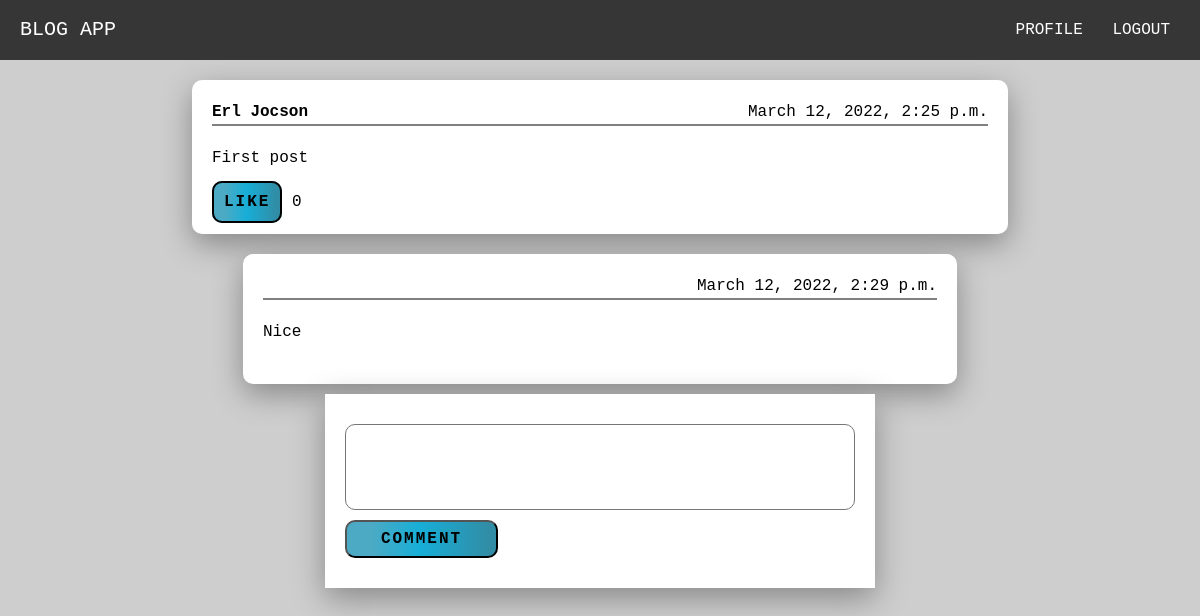
The page /blog-comment/5 (signed in) on the database as committed earlier.
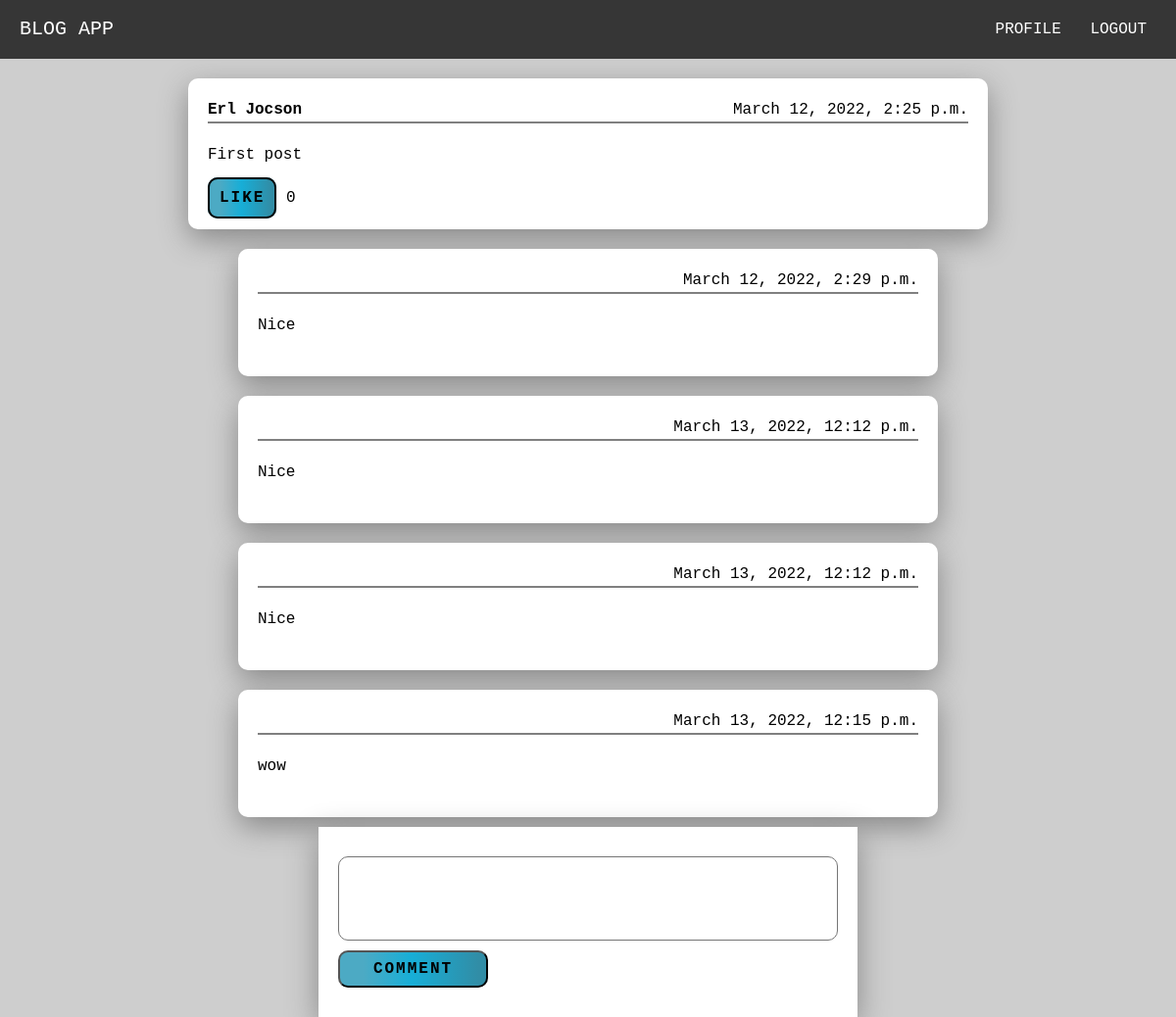
The same page on the database as committed later.
### post/models.py (models this page shows)
class Comment(models.Model):
    content = models.TextField(max_length=256)
    date = models.DateTimeField(default=now, editable=False)
    blog_id = models.ForeignKey(Blog, on_delete=models.CASCADE)
    user_id = models.ForeignKey(User, on_delete=models.CASCADE)

### post/views.py (the view, shortened to what this page needs)
# urls.py: path('blog-comment/<int:blog_id>', blog_comment_view, name='comments-likes'),
@login_required
def blog_comment_view(request, blog_id):
    blog = Blog.objects.get(id=blog_id)
    comments = Comment.objects.filter(blog_id=blog_id)
    likes = Like.objects.filter(blog_id=blog_id)
    liked = False
    for i in likes:
        if request.user == i.user_id:
            liked = True
    return render(request, 'blog_comment.html', {
        "title":"Comments",
        "blog":blog,
        "comments":comments,
        "likes":len(likes),
        "liked":liked,
    })

### post/templates/blog_comment.html (shortened to what this page needs)
{% extends 'layout.html' %} {% block content %}
<div class="blogs-container">
  <div>
    <header>
      <h4>{{ blog.user_id.first_name }} {{ blog.user_id.last_name}}</h4>
      <span>{{ blog.date }}</span>
    </header>
    <p>{{ blog.content }}</p>
    {% if liked %}
    <a
      href="{% url 'unlike_post' blog_id=blog.id %}"
      style="border: 2px solid black; cursor: pointer"
      class="btn"
      >Unlike</a
    >
    {% else %}
    <a
      href="{% url 'like_post' blog_id=blog.id %}"
      style="border: 2px solid black; cursor: pointer"
      class="btn"
      >Like</a
    >
    {% endif %}
    <span>{{ likes }}</span>
  </div>
</div>
{% if comments %} {% for comment in comments %}
<div class="blogs-container" style="width: 70%">
  <div>
    <header>
      <span>{{ comment.date }}</span>
    </header>
    <p>{{ comment.content }}</p>
  </div>
</div>
{% endfor %} {% endif %}
<form method="post">
  <div class="form-group">
    <textarea rows="3" class="form-control" name="content" required></textarea>
  </div>
  <div class="form-group">
    <input type="submit" value="COMMENT" class="btn" />
  </div>
</form>
{% endblock %}

Rows that differ between the two databases and show on the page:
added Comment: date "March 13, 2022, 12:12 p.m.", content "Nice"
added Comment: date "March 13, 2022, 12:12 p.m.", content "Nice"
added Comment: date "March 13, 2022, 12:15 p.m.", content "wow"
